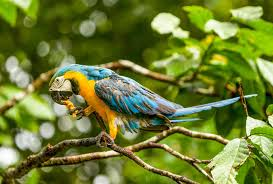
#> input picture images/img1.jpeg, 273 x 184 px, found by its file name
$ jupyter execute --allow-errors 00_week_5_lab_01.ipynb
#> lines starting #> are read from the running program, lines starting #| are printed output that depends on the picture
[cell 1]
import numpy as np
import cv2
import matplotlib.pyplot as plt

[cell 2]
img = cv2.imread("./images/img1.jpeg")[:, :, 0]
#> img: shape (184, 273); min 0, max 255, mean 50.3
img_eq = cv2.equalizeHist(img)
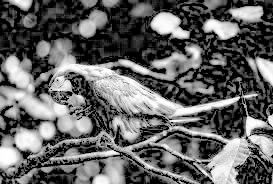
#> img_eq: shape (184, 273); min 0, max 255, mean 100.3

plt.figure(figsize=(12, 8))

plt.subplot(2, 2, 1)
plt.imshow(img, cmap='gray')
plt.title("Original Image")
plt.axis("off")

plt.subplot(2, 2, 2)
plt.hist(img.ravel(), bins=80)
plt.title("Original Histogram")

plt.subplot(2, 2, 3)
plt.imshow(img_eq, cmap='gray')
plt.title("Equalized Image")
plt.axis("off")

plt.subplot(2, 2, 4)
plt.hist(img_eq.ravel(), bins=80)
plt.title("Equalized Histogram")

plt.tight_layout()
plt.show()
#> figure, not shown here; panel 2: tallest bar 15750 high, from x = 0 to 3.19; panel 4: tallest bar 11223 high, from x = 0 to 3.19
#> further down, img2 is the input picture: shape (184, 273, 3); mean B, G, R 50.3, 124.3, 109.5

[cell 3]
def task2(img):
    img_eq = cv2.equalizeHist(img)
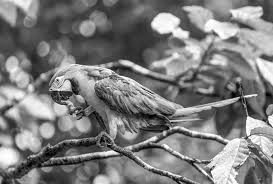
#> img: shape (184, 273); min 0, max 255, mean 124.3

    plt.figure(figsize=(12, 8))

    plt.subplot(2, 2, 1)
    plt.imshow(img, cmap='gray')
    plt.title("Original Image")
    plt.axis("off")

    plt.subplot(2, 2, 2)
    plt.hist(img.ravel(), bins=80)
    plt.title("Original Histogram")

    plt.subplot(2, 2, 3)
    plt.imshow(img_eq, cmap='gray')
    plt.title("Equalized Image")
    plt.axis("off")

    plt.subplot(2, 2, 4)
    plt.hist(img_eq.ravel(), bins=80)
    plt.title("Equalized Histogram")

    plt.tight_layout()
    plt.show()
#> figure, not shown here; panel 2: tallest bar 1578 high, from x = 66.94 to 70.12; panel 4: tallest bar 1049 high, from x = 82.88 to 86.06


img2 = cv2.imread("./images/img1.jpeg")

# B dimention
task2(img2[:, :, 1])

[cell 4]
task2(img2[:, :, 2])
#> in task2 (call 2), `img_eq = cv2.equalizeHist(img)`:
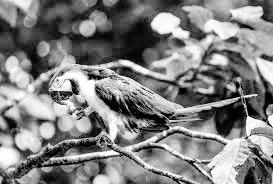
#> img_eq: shape (184, 273); min 0, max 255, mean 127.9
#> in task2 (call 2), `img_eq = cv2.equalizeHist(img)`:
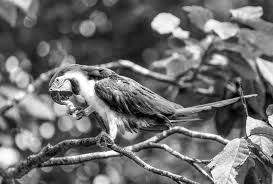
#> img: shape (184, 273); min 0, max 255, mean 109.5
#> in task2 (call 2), `plt.show()`:
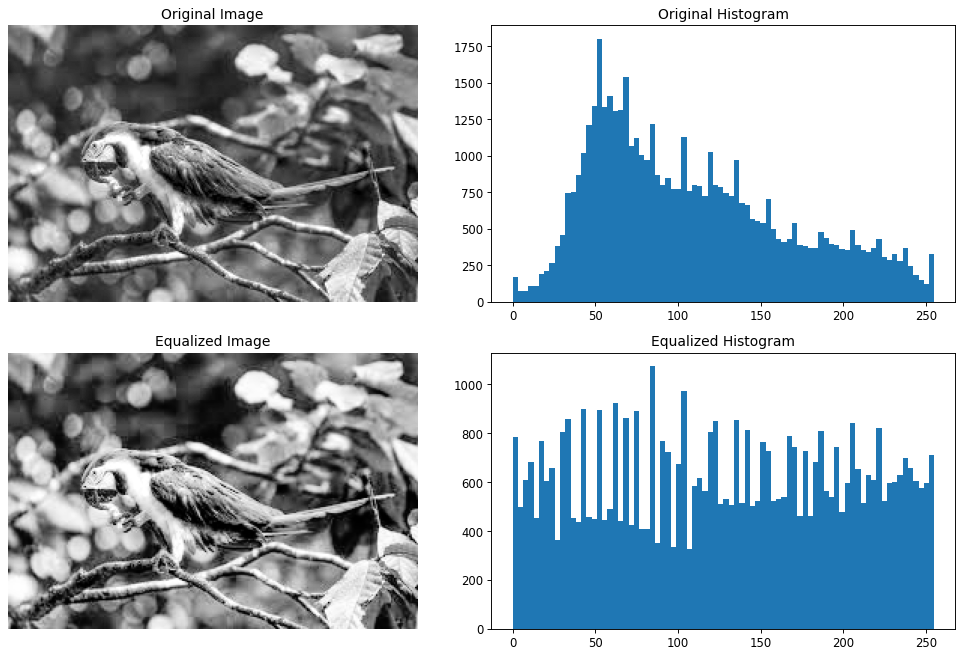
#> figure drawn by matplotlib, 4 panels; panel 2: tallest bar 1802 high, from x = 51 to 54.19; panel 4: tallest bar 1075 high, from x = 82.88 to 86.06

#> (a cell that did not finish here is left out)

[cell 6]
import glob
from skimage import exposure

files = glob.glob("./images/*")
#> files = 4 items

images = [cv2.equalizeHist(cv2.imread(img)[:, :, 0]) for img in files]
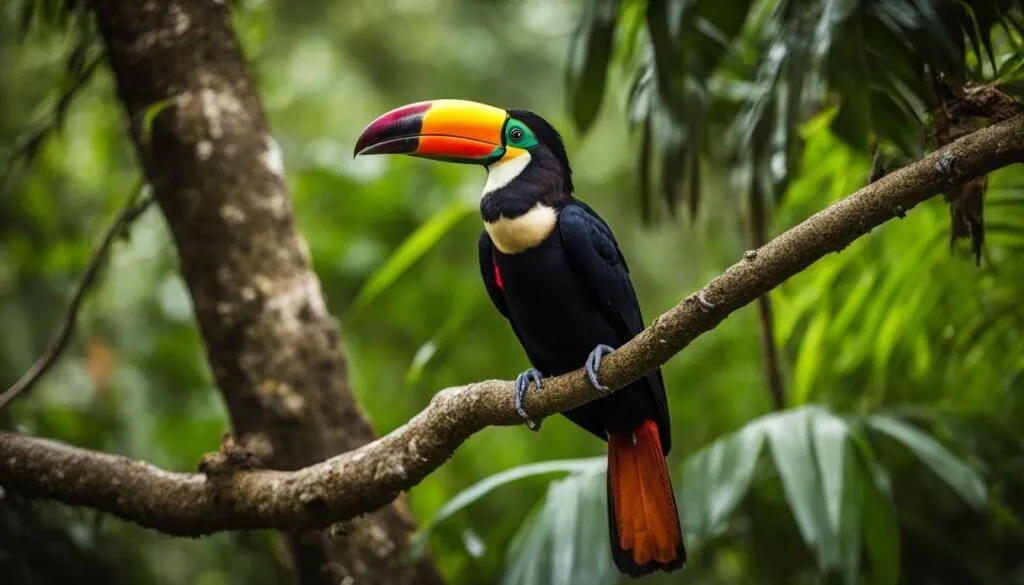
#> input picture images/bird.webp, 1024 x 585 px
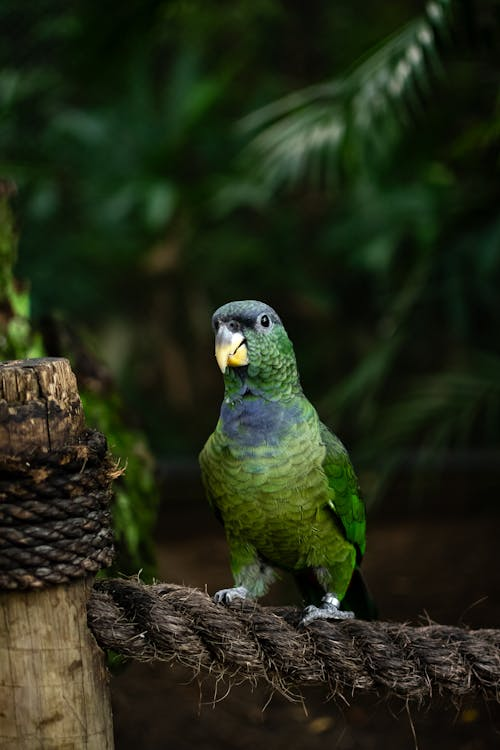
#> input picture images/bird2.jpeg, 500 x 750 px
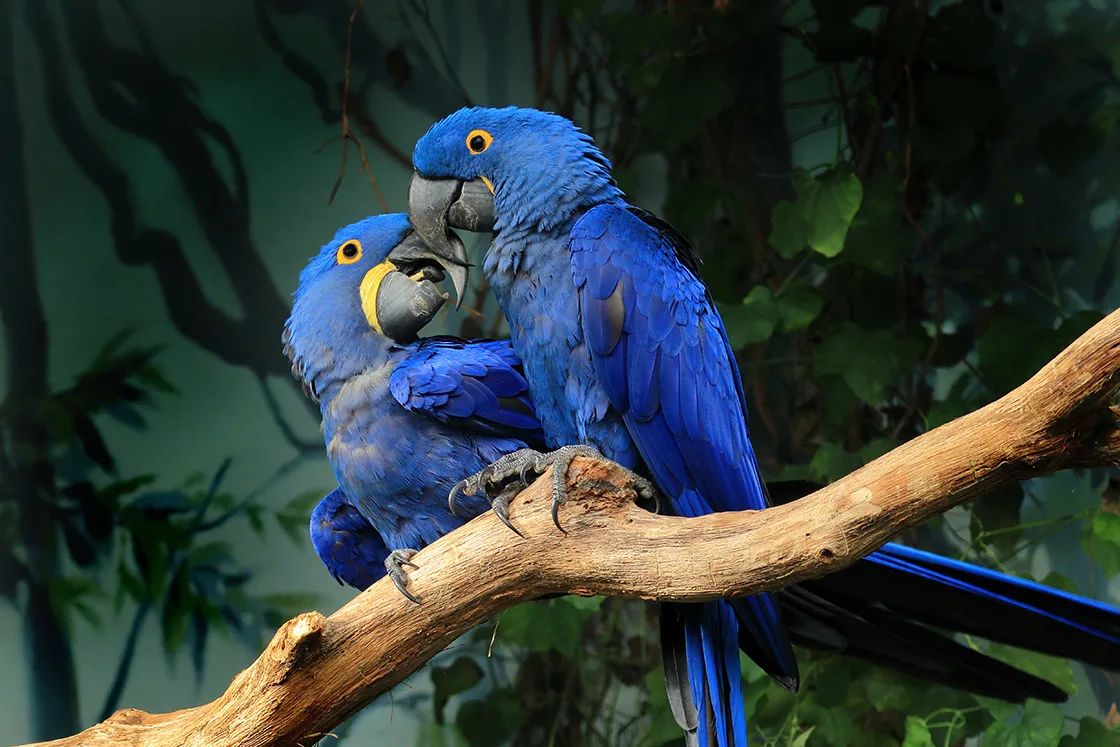
#> input picture images/blues.webp, 1120 x 747 px
#> images = 4 items

mt_img = exposure.match_histograms(images[0], images[1])
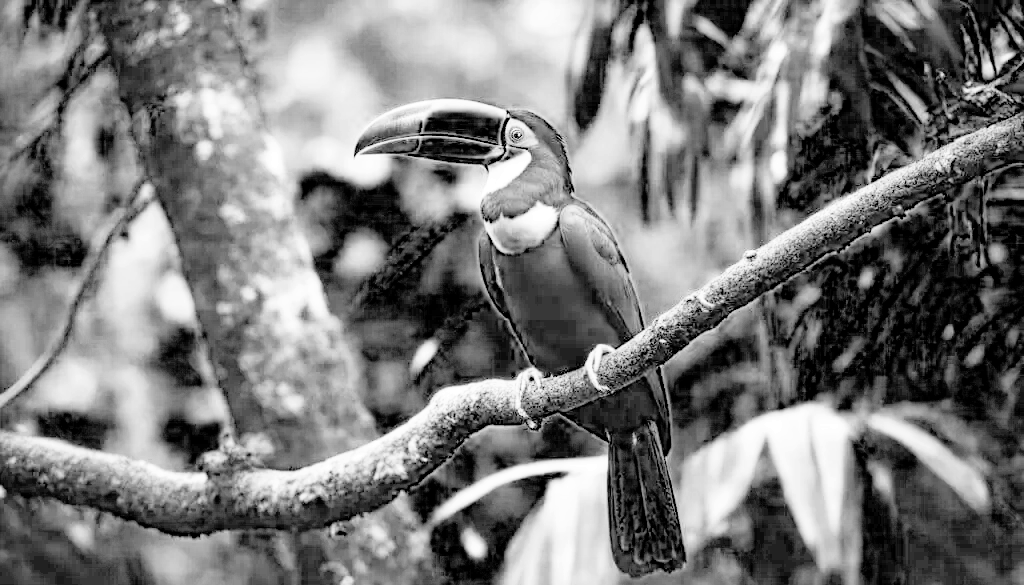
#> mt_img: shape (585, 1024) float64; min 0, max 255, mean 123.4

plt.imshow(mt_img)

[cell 7]
plt.hist(mt_img.reshape(-1),80)
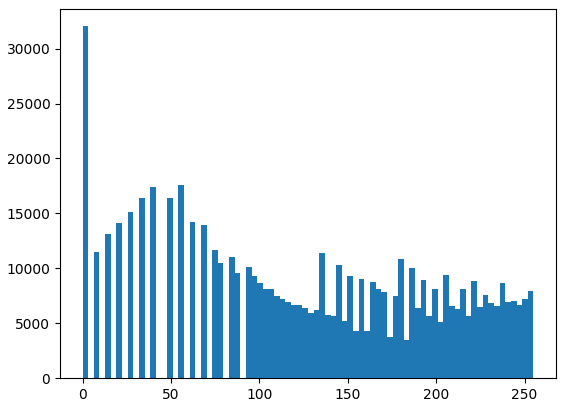
#> figure drawn by matplotlib, 1 panel; tallest bar 32042 high, from x = 0 to 3.19
